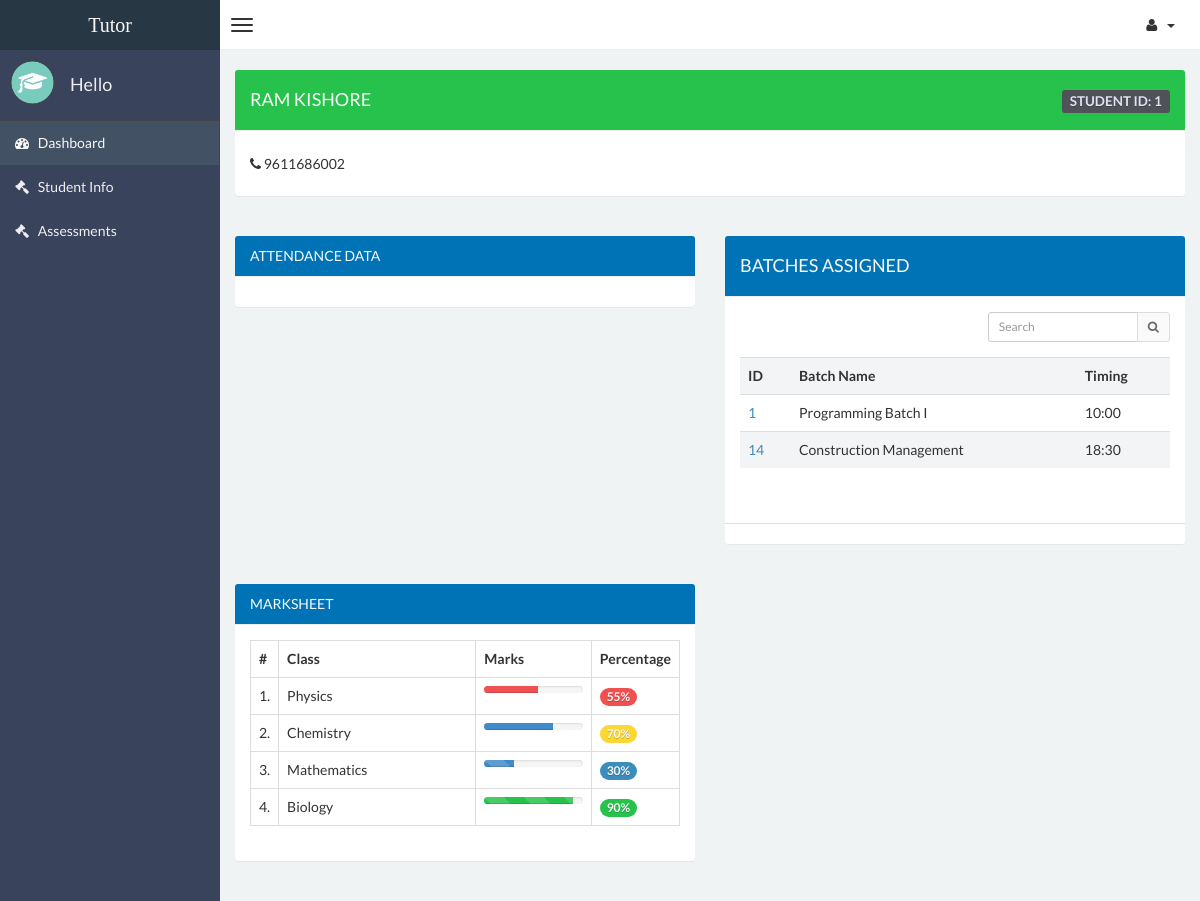
/student_page.php?id=1, run on the app's committed database.
### tables this page shows
CREATE TABLE `students` (
  `student_id` int(11) NOT NULL,
  `student_first_name` varchar(20) NOT NULL,
  `student_last_name` varchar(20) DEFAULT NULL,
  `student_contact` varchar(20) DEFAULT NULL
);

CREATE TABLE `batches` (
  `batch_id` int(11) NOT NULL,
  `batch_name` varchar(40) NOT NULL,
  `batch_time` varchar(20) DEFAULT NULL,
  `class_id` int(11) NOT NULL
);

### student_page.php (the view, shortened to what this page needs)
<?php
include('db.php');
$id = $_GET['id'];
?>
<!DOCTYPE html>
<html>
<head>
    <link href="css/bootstrap.min.css" rel="stylesheet" type="text/css" />
    <link href="css/font-awesome.min.css" rel="stylesheet" type="text/css" />
    <link href="css/ionicons.min.css" rel="stylesheet" type="text/css" />
    <link href="css/morris/morris.css" rel="stylesheet" type="text/css" />
    <link href="css/jvectormap/jquery-jvectormap-1.2.2.css" rel="stylesheet" type="text/css" />
    <link href="css/datepicker/datepicker3.css" rel="stylesheet" type="text/css" />
    <link href="css/daterangepicker/daterangepicker-bs3.css" rel="stylesheet" type="text/css" />
    <link href="css/iCheck/all.css" rel="stylesheet" type="text/css" />
    <link href="css/style.css" rel="stylesheet" type="text/css" />
    <link rel="stylesheet" type="text/css" href="zabuto_calendar.min.css">
      </head>
      <body class="skin-black">
        <header class="header">
            <a href="board_info.php" class="logo">
                Tutor
            </a>
            <nav class="navbar navbar-static-top" role="navigation">
                <a href="#" class="navbar-btn sidebar-toggle" data-toggle="offcanvas" role="button">
                    <span class="icon-bar"></span>
                    <span class="icon-bar"></span>
                    <span class="icon-bar"></span>
                </a>
                <div class="navbar-right">
                    <ul class="nav navbar-nav">
                        <li class="dropdown user user-menu">
                            <a href="#" class="dropdown-toggle" data-toggle="dropdown">
                                <i class="fa fa-user"></i>
                                <span><i class="caret"></i></span>
                            </a>
                                </li>
                            </ul>
                        </div>
                    </nav>
                </header>
                <div class="wrapper row-offcanvas row-offcanvas-left">
                    <aside class="left-side sidebar-offcanvas">
                        <section class="sidebar">
                            <div class="user-panel">
                                <div class="pull-left image">
                                    <img src="hat.png" class="img-circle" alt="User Image" />
                                </div>
                                <div class="pull-left info">
                                    <h4>Hello</h4>
                                </div>
                            </div>
                            <ul class="sidebar-menu">
                                <li class="active">
                                    <a href="board_info.php">
                                        <i class="fa fa-dashboard"></i> <span>Dashboard</span>
                                    </a>
                                </li>
                                <li>
                                    <a href="student_info.php">
                                        <i class="fa fa-gavel"></i> <span>Student Info</span>
                                    </a>
                                </li>
                                <li>
                                    <a href="assessment_info.php">
                                        <i class="fa fa-gavel"></i> <span>Assessments</span>
                                    </a>
                                </li>
                            </ul>
                        </section>
                    </aside>
                    <aside class="right-side">
                <section class="content">
                    <div class="row">
                        <div class="col-xs-12">
                            <div class="panel">
                                <header class="panel-heading bg-green">
                                    <h4>
                                    <?php
                                        $sql = "select * from students where student_id=".$id;
                                        $stmt = $dbh->prepare($sql);
                                        $products = array();
                                        if ($stmt->execute()) {
                                            while ($row = $stmt->fetch(PDO::FETCH_ASSOC)) {
                                                $products[] = $row;
                                            }
                                        }
                                        $str="".$products[0]['student_first_name']." ".$products[0]['student_last_name'];
                                        echo $str;
                                        ?>
                                        <div class="pull-right">
                                        <span class='label label-inverse'>Student ID: <?php
                                        echo $products[0]['student_id'];
                                        ?></span>  </div>
                                        </h4>
                                </header>
                                <div class="panel-body">
                                    <h5>
                                    <i class="fa fa-phone"></i>
<?php echo $products[0]['student_contact'];?></h5>
                                </div>
                            </div>
                        </div>
                    </div>
                    <div class="row">
                        <div class="col-xs-6">
                            <div class="panel">
                                <header class="panel-heading bg-blue">
                                    Attendance Data
                                </header>
                                <div class="panel-body ">
                </div>
                 </div></div>
<div class="col-xs-6">
                            <div class="panel">
                                <header class="panel-heading bg-blue">
                                    <h4>Batches Assigned</h4>
                                </header>
                                <div class="panel-body table-responsive">
                                    <div class="box-tools m-b-15">
                                        <div class="input-group">
                                            <input type="text" name="table_search" id="search" class="form-control input-sm pull-right" style="width: 150px;" placeholder="Search"/>
                                            <div class="input-group-btn">
                                                <button class="btn btn-sm btn-default"><i class="fa fa-search"></i></button>
                                            </div>
                                        </div>
                                    </div>
                                    <table id="batch_data" class="table table-hover table-striped">
                                        <tr>
                                            <th>ID</th>
                                            <th>Batch Name</th>
                                            <th>Timing</th>
                                        </tr>
                                        <?php
                                        $sql = "select batch_id from student_batch where student_id=".$id." order by batch_id asc";
                                        $stmt = $dbh->prepare($sql);
                                        $products = array();
                                        if ($stmt->execute()) {
                                            while ($row = $stmt->fetch(PDO::FETCH_ASSOC)) {
                                                $products[] = $row;
                                            }
                                        }
                                        $str = "";
                                         foreach ($products as $product) {
                                        $sql = "select * from batches where batch_id=".$product['batch_id'];
                                        $stmt = $dbh->prepare($sql);
                                        $batches = array();
                                        if ($stmt->execute()) {
                                            while ($row = $stmt->fetch(PDO::FETCH_ASSOC)) {
                                                $batches[] = $row;
                                            }
                                        }
                                         foreach ($batches as $batch) {
                                             $str.="<tr><td class='clickableRow'><a>".$batch['batch_id']."</a></td><td>".$batch['batch_name']."</td><td>".$batch['batch_time']."</td>
                                             </tr>";
                                        }
                                        }
                                        echo $str;
                                        ?>
                                    </table>
                                </div>
                                    <div class="panel-footer bg-white">
                                </div>
                                </div>
                            </div>
             </div>
              <div class="row">
                        <div class="col-xs-6">
                            <div class="panel">
                                <header class="panel-heading bg-blue">
                                    Marksheet
                                </header>
                                <div class="panel-body">
                                    <table class="table table-bordered">
                                        <tr>
                                            <th style="width: 10px">#</th>
                                            <th>Class</th>
                                            <th>Marks</th>
                                            <th style="width: 40px">Percentage</th>
                                        </tr>
                                        <tr>
                                            <td>1.</td>
                                            <td>Physics</td>
                                            <td>
                                                <div class="progress xs">
                                                    <div class="progress-bar progress-bar-danger" style="width: 55%"></div>
                                                </div>
                                            </td>
                                            <td><span class="badge bg-red">55%</span></td>
                                        </tr>
                                        <tr>
                                            <td>2.</td>
                                            <td>Chemistry</td>
                                            <td>
                                                <div class="progress xs">
                                                    <div class="progress-bar progress-bar-yellow" style="width: 70%"></div>
                                                </div>
                                            </td>
                                            <td><span class="badge bg-yellow">70%</span></td>
                                        </tr>
                                        <tr>
                                            <td>3.</td>
                                            <td>Mathematics</td>
                                            <td>
                                                <div class="progress xs progress-striped active">
                                                    <div class="progress-bar progress-bar-primary" style="width: 30%"></div>
                                                </div>
                                            </td>
                                            <td><span class="badge bg-light-blue">30%</span></td>
                                        </tr>
                                        <tr>
                                            <td>4.</td>
                                            <td>Biology</td>
                                            <td>
                                                <div class="progress xs progress-striped active">
                                                    <div class="progress-bar progress-bar-success" style="width: 90%"></div>
                                                </div>
                                            </td>
                                            <td><span class="badge bg-green">90%</span></td>
                                        </tr>
                                    </table>
                                </div>
                            </div></div>
                        </div>
                </section>
            </aside>
        </div>
</body>
</html>

### data on the page
students: str "RAM KISHORE", student_id "1", student_contact "9611686002"
batches: batch_id "1", batch_name "Programming Batch I", batch_time "10:00"
batches: batch_id "14", batch_name "Construction Management", batch_time "18:30"
